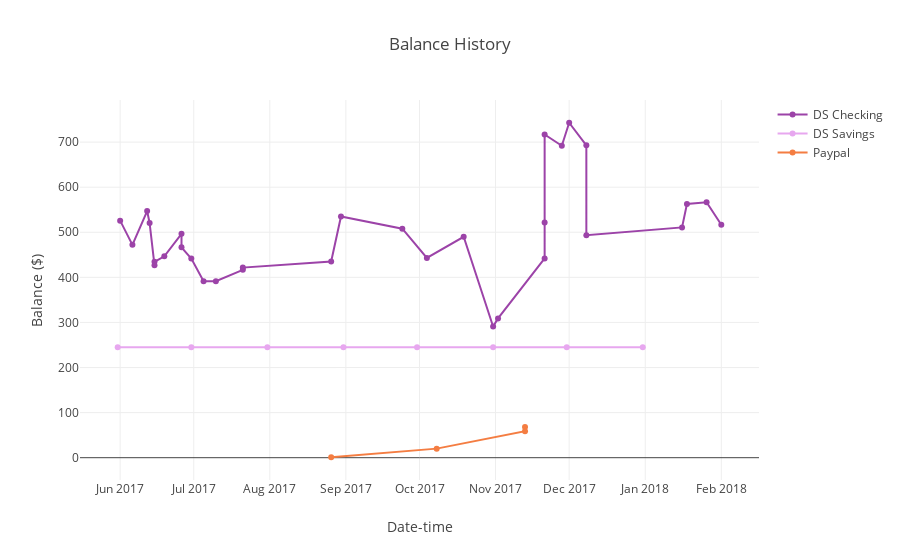

The cell this chart's notebook holds for it:
### Code cell
print('Importing libraries...')
# =========== importing libraries ===========
import pandas as pd
import plotly
from plotly.offline import plot
import plotly.graph_objs as go
from plotly.graph_objs import Scatter, Layout
import plotly.figure_factory as ff
from pandas import ExcelWriter
from pandas import ExcelFile
from IPython.core.display import display, HTML
# =========== begin algs ===========
print('Done')
plotly.offline.init_notebook_mode(connected=True)  # initializes offline plotting
# ============= Excel import ================
xl_file = pd.ExcelFile("cpic_now_acct.xlsx")
# print(xl_file.sheet_names[0])
# df = pd.read_excel("cpic_now_acct.xlsx")
df = xl_file.parse(xl_file.sheet_names[0])
df = df.fillna('')

df2 = xl_file.parse(xl_file.sheet_names[1])
df2 = df2.fillna('')

df3 = xl_file.parse(xl_file.sheet_names[2])
df3 = df3.fillna('')

df4 = xl_file.parse(xl_file.sheet_names[3])
df4 = df4.fillna('')

def color_cols(x): # color function
    # copy df to new - original data is not changed
    df = x.copy()
    # select all values to default value - no color (necessary for some reason)
    df.loc[:,:] = 'background-color: none'
    # overwrite default values w/ desired colors      
    df[['credit']] = 'background-color: #e5f9de'
    df[['debit']] = 'background-color: #f9dfde'
#     df.loc[35:36,1:3] = 'font-weight: bold; background-color: none'
#     df.loc[36,3:4] = 'font-weight: bold'
#     df.loc[27:29,:] = 'background-color: none'
#     df.loc[29,1:2] = 'font-weight: bold'
    # return colored df
    return df

def color_cols2(x): # color function
    # copy df to new - original data is not changed
    df = x.copy()
    # select all values to default value - no color (necessary for some reason)
    df.loc[:,:] = 'background-color: none'
    # overwrite default values w/ desired colors
    df.loc[13, 0:3] = 'font-weight: bold; background-color: none' # row:row, col:col
    df.loc[15:18, 0:3] = 'font-weight: bold'
    df[['Tot Credits']] = 'background-color: #e5f9de'
    df[['Tot Debits']] = 'background-color: #f9dfde'
    df.loc[8:12,:] = 'background-color: none'
#     df.loc[29,1:2] = 'font-weight: bold'
    # return colored df
    return df    

# =========== Create plot ===================
print ('Building plot...')
#df = df.style.applymap(lambda v: 'background-color: %s' % 'green' if v=='col' else '')
# df_list1 = df['date'].tolist()  # extracts column as python list
# df_list2 = df['balance'].tolist()  # extracts column as list

df_list1 = df.loc[2:33,'date']  # extracts column as python list
df_list2 = df.loc[2:33,'balance']  # extracts column as python list

df_list3 = df2.loc[2:10,'date']  # extracts column as python list
df_list4 = df2.loc[2:10,'balance']  # extracts column as python list

df_list5 = df3.loc[0:5,'Date'].tolist()  # extracts column as python list
df_list6 = df3.loc[0:5,'Balance'].tolist()  # extracts column as python list

# Create traces
trace1 = go.Scatter(
    x = df_list1,
    y = df_list2,
    mode = 'lines+markers',
    name = 'DS Checking',
    line = dict(
        color = ('#9c43a8'),
        width = 2)
)

trace2 = go.Scatter(
    x = df_list3,
    y = df_list4,
    mode = 'lines+markers',
    name = 'DS Savings',
    line = dict(
        color = ('#e7a7ef'),
        width = 2)
)

trace3 = go.Scatter(
    x = df_list5,
    y = df_list6,
    mode = 'lines+markers',
    name = 'Paypal',
    line = dict(
        color = ('#f47d42'),
        width = 2)
)

data = [trace1, trace2, trace3]

layout = dict(title = 'Balance History',
              yaxis = dict(title= 'Balance ($)', zeroline = True),
              xaxis = dict(title= 'Date-time', zeroline = True)
             )

fig = dict(data=data, layout=layout)

print ('Done')
df = df.style.apply(color_cols, axis=None)  # applies color function to dataframe
df2 = df2.style.apply(color_cols, axis=None)
df4 = df4.style.apply(color_cols2, axis=None)

display(HTML('<div class="intro" style="width: 100%;"><a href="https://centralphoenixnow.org"><img style="position: absolute; left:45%; top: 10px; z-index: 0;" class="logo" src="https://aznow.github.io/Logo_Color_2x.png" alt="CPIC &#8226; Logo" width="150" height="150"></a><a href="https://aznow.github.io/cpic_tracker_qrs.png"><img style="position: absolute; left:85%; top: 10px; z-index: 0;" class="logo" src="https://aznow.github.io/cpic_tracker_qrs.png" alt="QRS Code" width="150" height="150"></a><br><br><br></div><div class="line" style="width: 100%; height: 2px; position: absolute; left: 0px; top: 290px; background-color:#9c43a8;"></div>') )
             
             
plotly.offline.iplot(fig, filename='cpic_acct_data1.html')
display(HTML('<h3>DS Checking</h3>') )
display(df) #  displays dataframe

display(HTML('<h3>DS Savings</h3>') )
display(df2) #  displays dataframe

display(HTML('<h3>Paypal</h3>') )
df3 = df3.drop(['Name'], axis=1)
display(df3) #  displays dataframe

display(HTML('<h3>Totals</h3>') )
display(df4) #  displays dataframe

### Figure 1 — Plotly figure (JSON) as saved in the notebook; plotly's stock layout.template omitted (floating-point values rounded to 4 significant figures)
{"data": [{"line": {"color": "#9c43a8", "width": 2}, "mode": "lines+markers", "name": "DS Checking", "type": "scatter", "x": ["2018-02-01", "2018-01-26", "2018-01-18", "2018-01-16", "2017-12-08", "2017-12-08", "2017-12-01", "2017-11-28", "2017-11-21", "2017-11-21", "2017-11-21", "2017-11-02", "2017-10-31", "2017-10-19", "2017-10-04", "2017-09-24", "2017-08-30", "2017-08-26", "2017-07-21", "2017-07-21", "2017-07-10", "2017-07-05", "2017-06-30", "2017-06-26", "2017-06-26", "2017-06-19", "2017-06-15", "2017-06-15", "2017-06-13", "2017-06-12", "2017-06-06", "2017-06-01"], "y": [516.6, 566.6, 562.6, 510.8, 493.5, 693.0, 743.0, 692.0, 717.0, 522.0, 442.0, 309.0, 291.0, 490.0, 443.0, 508.0, 535.1, 435.1, 421.6, 416.6, 391.6, 391.6, 441.6, 466.6, 496.6, 446.6, 434.6, 426.6, 520.6, 547.1, 472.1, 525.9]}, {"line": {"color": "#e7a7ef", "width": 2}, "mode": "lines+markers", "name": "DS Savings", "type": "scatter", "x": ["2017-12-31", "2017-11-30", "2017-10-31", "2017-09-30", "2017-08-31", "2017-07-31", "2017-06-30", "2017-05-31"], "y": [245.1, 245.1, 245.1, 245.1, 245.1, 245.1, 245.1, 245.1]}, {"line": {"color": "#f47d42", "width": 2}, "mode": "lines+markers", "name": "Paypal", "type": "scatter", "x": ["2017-11-13", "2017-11-13", "2017-10-08", "2017-08-26"], "y": [68.04, 58.63, 20.09, 0.97]}], "layout": {"title": "Balance History", "xaxis": {"title": "Date-time", "zeroline": true}, "yaxis": {"title": "Balance ($)", "zeroline": true}}}
